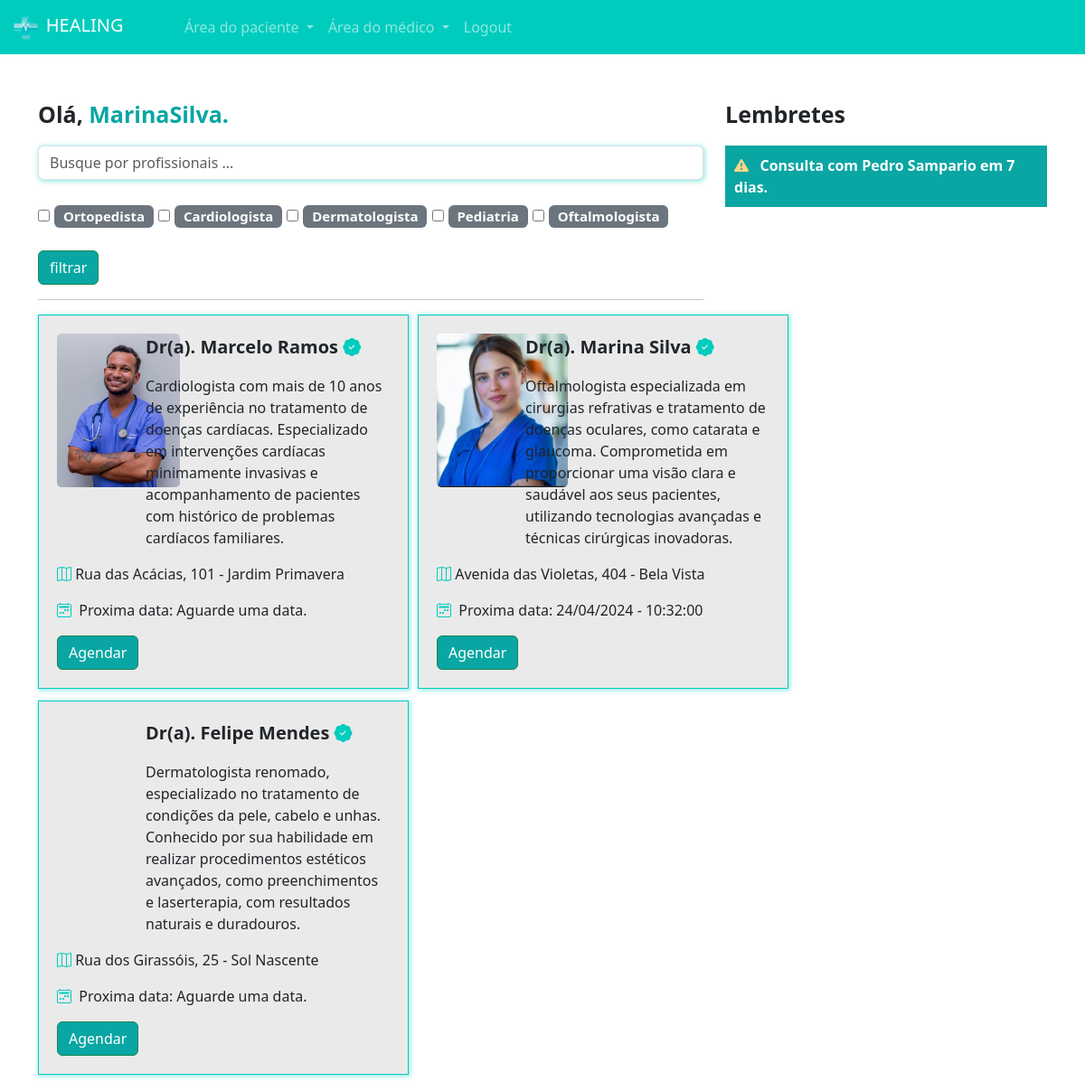
Page /paciente/home/ (signed in) on the committed database.
### medico/models.py (models this page shows, shortened)
class Especialidades(models.Model):
    nome = models.CharField(max_length=100)
    def __str__(self):
        return self.nome

class DadosMedico(models.Model):
    crm = models.CharField(max_length=13)
    nome = models.CharField(max_length=100)
    cep = models.CharField(max_length = 15)
    rua = models.CharField(max_length = 100)
    bairro = models.CharField(max_length = 100)
    numero = models.IntegerField()
    rg = models.ImageField(upload_to='rgs')
    cedula_identidade_medica = models.ImageField(upload_to='cim')
    foto = models.ImageField(upload_to='fotos_perfil')
    descricao = models.TextField()
    valor_consulta = models.FloatField(default=100)
    user = models.ForeignKey(User, on_delete=models.DO_NOTHING)
    especialidades = models.ForeignKey(Especialidades, on_delete=models.DO_NOTHING)
    @property
    def proxima_data(self):
        proxima_data = DatasAbertas.objects.filter(user=self.user).filter(data__gt=datetime.now()).filter(agendado=False).order_by('data').first()
        return proxima_data

class DatasAbertas(models.Model):
    data = models.DateTimeField()
    user = models.ForeignKey(User, on_delete=models.DO_NOTHING)
    agendado = models.BooleanField(default = False)
    def __str__(self):
        return self.data.strftime('%d/%m/%Y - %H:%M:%S')

### paciente/views.py (the view)
# urls.py: path('home/', views.home, name='home'),
def home(request):
    medicos = DadosMedico.objects.all()
    especialidades = Especialidades.objects.all()
    medicos_filtrar = request.GET.get('medico')
    especialidades_filtrar = request.GET.getlist('especialidades')
    if medicos_filtrar:
        medicos = medicos.filter(nome__icontains=medicos_filtrar)
    if especialidades_filtrar:
       medicos = medicos.filter(especialidades_id__in=especialidades_filtrar)
    return render(request, 'home.html', {'medicos':medicos, 'especialidades': especialidades, 'is_medico':is_medico(request.user)})

### medico/models.py (called while the page is built)
def is_medico(user):
    return DadosMedico.objects.filter(user = user).exists()

### paciente/templates/home.html
{% extends "base.html" %}
{% load static %}
{% block 'head' %}
    <link rel="stylesheet" href="{% static 'medicos/css/abrir_horario.css' %}">
    <link rel="stylesheet" href="{% static 'usuarios/css/usuarios.css' %}">
    <link rel="stylesheet" href="{% static 'medicos/css/cadastro_medico.css' %}">
    <link rel="stylesheet" href="{% static 'pacientes/css/home.css' %}">
    <link rel="stylesheet" href="https://cdn.jsdelivr.net/npm/bootstrap-icons@1.11.3/font/bootstrap-icons.min.css">
{% endblock 'head' %}
{% block 'body' %}
{% include 'partials/navbar.html' %}
<br><br>
<div class="container">
    <div class="row">
        <div class="col-md-8">
            <p style="font-size: 25px" class="p-bold">Olá, <span class="color-dark">{{request.user.username}}.</span></p>
            <form action="{% url "home" %}" post="GET">
                <input type="text" class="form-control shadow-main-color" placeholder="Busque por profissionais ..." name="medico">
                <br>
                <div class="especialidades">
                    {%for especialidade in especialidades%}
                        <input type="checkbox" name="especialidades" value="{{especialidade.id}}">
                            <span class="badge bg-secondary">
                                {{especialidade}}
                            </span>
                    {%endfor%}
                </div>
                <br>
                <input type="submit" value="filtrar" class="btn btn-success btn-dark-color">
            </form>
            <hr>
            <div class="list-medicos">
                {%for medico in medicos%}
                <div class="card-medicos shadow-main-color">
                    <div class="row">
                        <div class="col-md-3"><img src="{{medico.foto.url}}" class="foto-perfil-card" alt=""></div>
                        <div class="col-md">
                            <p style="font-size: 20px" class="p-bold">Dr(a). {{medico.nome}} <i class="bi bi-patch-check-fill icon-main"></i></p>
                            <p>{{medico.descricao}}</p>
                        </div>
                    </div>
                    <p><i class="bi bi-map icon-main"></i> {{medico.rua}}, {{medico.numero}} - {{medico.bairro}}</p>
                    <p><i class="bi bi-calendar2-week icon-main"></i>&nbsp&nbspProxima data:
                        {% if medico.proxima_data %}
                        {{medico.proxima_data}}
                    {% else %}
                        Aguarde uma data.
                    {% endif %}
                    </p>
                    <a href="{% url "escolher_horario" medico.id %}" class="btn btn-success btn-dark-color">Agendar</a>
                </div>
                <br>
                {%endfor%}
            </div>
        </div>
        <div class="col-md-4">
            <p style="font-size: 25px" class="p-bold">Lembretes</p>
            <p class="bg-main-lembrete">
                <span class="p-bold"><i class="bi bi-exclamation-triangle-fill icon-differential"></i>&nbsp&nbsp Consulta com Pedro Sampario em 7 dias.</span>
            </p>
        </div>
    </div>
</div>
{% endblock 'body' %}

### templates/static/geral/css/base.css (style rules this page uses)
:root { --main-color: #00CCBE; --dark-color: #09A6A3; --contrast-color: #FFD686; }
.p-bold { font-weight: bold; }
.color-dark { color: var(--dark-color); cursor: pointer; }

### templates/static/usuarios/css/usuarios.css (style rules this page uses)
.btn-dark-color { background-color: var(--dark-color); color: white; }

### templates/static/medicos/css/cadastro_medico.css (style rules this page uses)
.shadow-main-color { box-shadow: 1px 1px 5px 1px rgba(0, 204, 190,.4); }

### templates/static/pacientes/css/home.css (style rules this page uses)
.especialidades { font-size: 20px; }
.card-medicos { width: calc(50% - 10px); background-color: #EAEAEA; border: 1px solid var(--main-color); padding: 20px; margin-bottom:.5rem; }
.list-medicos { display: flex; justify-content: flex-start; gap: 5px; flex-wrap: wrap; width: 70vw; }
.foto-perfil-card { width: auto; height: 170px; border-radius: 5px; }
.icon-main { color: var(--main-color); }
.bg-main-lembrete { background-color: var(--dark-color); padding: 10px; color: white; }
.icon-differential { color: var(--contrast-color); }

### rows in the picture
Especialidades: nome "Ortopedista"
Especialidades: nome "Cardiologista"
Especialidades: nome "Dermatologista"
Especialidades: nome "Pediatria"
Especialidades: nome "Oftalmologista"
DadosMedico: foto (picture), nome "Marcelo Ramos", descricao "Cardiologista com mais de 10 anos de experiência no tratamento de doenças cardíacas. Especializado em intervenções cardíacas minimamente invasivas e acompanhamento de pacientes com histórico de problemas cardíacos familiares.", rua "Rua das Acácias", numero "101", bairro "Jardim Primavera", shows "Aguarde uma data."
DadosMedico: foto (picture), nome "Marina Silva", descricao "Oftalmologista especializada em cirurgias refrativas e tratamento de doenças oculares, como catarata e glaucoma. Comprometida em proporcionar uma visão clara e saudável aos seus pacientes, utilizando tecnologias avançadas e técnicas cirúrgicas inovadoras.", rua "Avenida das Violetas", numero "404", bairro "Bela Vista", proxima_data "24/04/2024 - 10:32:00"
DadosMedico: nome "Felipe Mendes", descricao "Dermatologista renomado, especializado no tratamento de condições da pele, cabelo e unhas. Conhecido por sua habilidade em realizar procedimentos estéticos avançados, como preenchimentos e laserterapia, com resultados naturais e duradouros.", rua "Rua dos Girassóis", numero "25", bairro "Sol Nascente", shows "Aguarde uma data."

### other values in the picture
{{ request.user.username }} "MarinaSilva"
